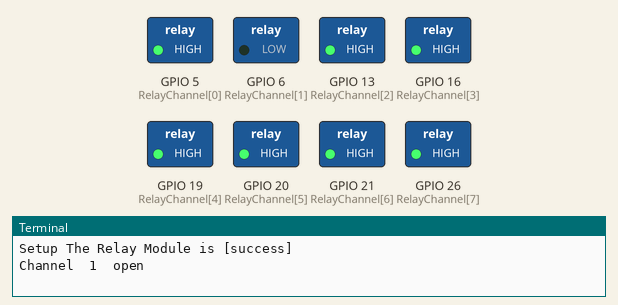
This program was run on a simulated Raspberry Pi (BCM pin numbers). Shown: switched loads named in the program (green lamp = pin HIGH), the last lines printed to the terminal.

Above: at 1.2 s.
At 3.7 s:
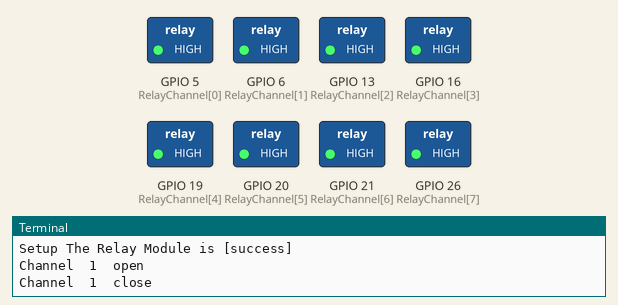
Timing chart, 0 to 6.5 s (numbered marks = the images above):
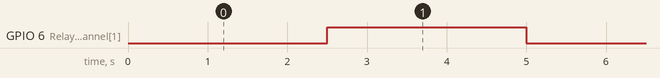

Measured:
- by itself, GPIO 6 (RelayChannel[1]): alternates HIGH for 2.5 s and LOW for 2.5 s

The program:

relay.py
```python
##################################################
#	CHANNEL		RPI pin		wiringPi	BCM
#	CH1			29			P21			5
#	CH2			31			P22			6
#	CH3			33			P23			13
#	CH4			36			P27			16
#	CH5			35			P24			19
#	CH6			38			P28			20
#	CH7			40			P29			21
#	CH8			37			P25			26
##################################################
#!/usr/bin/python
# -*- coding:utf-8 -*-
import RPi.GPIO as GPIO
import time

try:
	RelayChannel = [5,6,13,16,19,20,21,26]
	#RelayState = [0,0,0,0,0,0,0,0]

	GPIO.setwarnings(False)
	GPIO.setmode(GPIO.BCM)

	GPIO.setup(RelayChannel, GPIO.OUT, initial=GPIO.HIGH)

	print("Setup The Relay Module is [success]")

	def OpenRelay(channel):
		GPIO.output(RelayChannel[channel], GPIO.LOW)
		print("Channel ", channel, " open")

	def CloseRelay(channel):
		GPIO.output(RelayChannel[channel], GPIO.HIGH)
		print("Channel ", channel, " close")

	def ToggleRelay(channel):
		if GPIO.input(RelayChannel[channel]) == 0:
			GPIO.output(RelayChannel[channel], GPIO.HIGH)
			print("Channel ", channel, " close")
		else:
			GPIO.output(RelayChannel[channel], GPIO.LOW)
			print("Channel ", channel, " open")

	while True:
		#OpenRelay(1)
		ToggleRelay(1)
		time.sleep(0.5)
		#CloseRelay(1)
		time.sleep(2)


except:
	print("exception")
	GPIO.cleanup()
```
